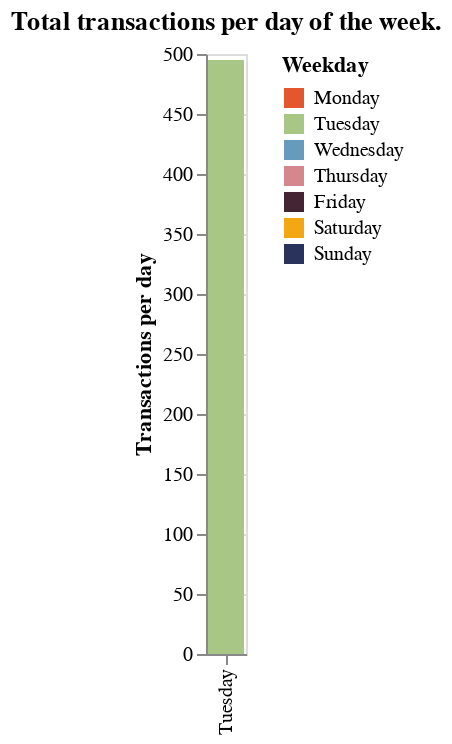

Notebook code cell kept with this figure:
### Code cell
df["d_of_wk"] = [date_time.weekday() for date_time in df['at']]

by_day = df.groupby(df['d_of_wk'])[
    'd_of_wk'].value_counts().reset_index()

day_mapping = {0: "Monday", 1: "Tuesday", 2: "Wednesday",
                3: "Thursday", 4: "Friday", 5: "Saturday", 6: "Sunday"}

by_day["Weekday"] = [day_mapping[num]for num in by_day['d_of_wk']]

days_of_week = ['Monday', 'Tuesday', 'Wednesday',
                'Thursday', 'Friday', 'Saturday', 'Sunday']

by_day['Weekday'] = pd.Categorical(
    by_day['Weekday'], categories=days_of_week, ordered=True)

alt.Chart(by_day).mark_bar().encode(
    x=alt.X("Weekday:N", sort=days_of_week, title=None),
    y=alt.Y("count:Q", title="Transactions per day"),
    color=alt.Color("Weekday:N", sort=days_of_week, scale=alt.Scale(domain=days_of_week, range=[
                    '#E4572E',  '#A8C686', '#669BBC', '#D4878D', "#432534", '#F3A712', '#29335C']))
    ).properties(title="Total transactions per day of the week.")

### Figure 1 — Vega-Lite specification as saved in the notebook (floating-point values rounded to 4 significant figures)
{"config": {"view": {"continuousWidth": 300, "continuousHeight": 300}}, "data": {"name": "data-e20e9ce17dbd36992295eba9fdae1788"}, "mark": {"type": "bar"}, "encoding": {"color": {"field": "Weekday", "scale": {"domain": ["Monday", "Tuesday", "Wednesday", "Thursday", "Friday", "Saturday", "Sunday"], "range": ["#E4572E", "#A8C686", "#669BBC", "#D4878D", "#432534", "#F3A712", "#29335C"]}, "sort": ["Monday", "Tuesday", "Wednesday", "Thursday", "Friday", "Saturday", "Sunday"], "type": "nominal"}, "x": {"field": "Weekday", "sort": ["Monday", "Tuesday", "Wednesday", "Thursday", "Friday", "Saturday", "Sunday"], "title": null, "type": "nominal"}, "y": {"field": "count", "title": "Transactions per day", "type": "quantitative"}}, "title": "Total transactions per day of the week.", "$schema": "https://vega.github.io/schema/vega-lite/v5.20.1.json", "datasets": {"data-e20e9ce17dbd36992295eba9fdae1788": [{"d_of_wk": 1, "count": 495, "Weekday": "Tuesday"}]}}
